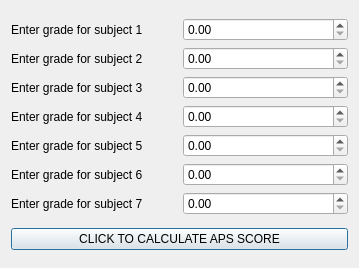
<?xml version="1.0" encoding="UTF-8"?>
<ui version="4.0">
 <class>Dialog</class>
 <widget class="QDialog" name="Dialog">
  <property name="geometry">
   <rect>
    <x>0</x>
    <y>0</y>
    <width>359</width>
    <height>268</height>
   </rect>
  </property>
  <property name="windowTitle">
   <string>APS SCORE</string>
  </property>
  <layout class="QGridLayout" name="gridLayout_2">
   <item row="0" column="0">
    <layout class="QGridLayout" name="gridLayout">
     <item row="0" column="0">
      <layout class="QVBoxLayout" name="verticalLayout">
       <item>
        <widget class="QLabel" name="label">
         <property name="text">
          <string>Enter grade for subject 1</string>
         </property>
        </widget>
       </item>
       <item>
        <widget class="QLabel" name="label_2">
         <property name="text">
          <string>Enter grade for subject 2</string>
         </property>
        </widget>
       </item>
       <item>
        <widget class="QLabel" name="label_3">
         <property name="text">
          <string>Enter grade for subject 3</string>
         </property>
        </widget>
       </item>
       <item>
        <widget class="QLabel" name="label_4">
         <property name="text">
          <string>Enter grade for subject 4</string>
         </property>
        </widget>
       </item>
       <item>
        <widget class="QLabel" name="label_5">
         <property name="text">
          <string>Enter grade for subject 5</string>
         </property>
        </widget>
       </item>
       <item>
        <widget class="QLabel" name="label_6">
         <property name="text">
          <string>Enter grade for subject 6</string>
         </property>
        </widget>
       </item>
       <item>
        <widget class="QLabel" name="label_7">
         <property name="text">
          <string>Enter grade for subject 7</string>
         </property>
        </widget>
       </item>
      </layout>
     </item>
     <item row="0" column="1">
      <layout class="QVBoxLayout" name="verticalLayout_2">
       <item>
        <widget class="QDoubleSpinBox" name="doubleSpinBox"/>
       </item>
       <item>
        <widget class="QDoubleSpinBox" name="doubleSpinBox_2"/>
       </item>
       <item>
        <widget class="QDoubleSpinBox" name="doubleSpinBox_3"/>
       </item>
       <item>
        <widget class="QDoubleSpinBox" name="doubleSpinBox_4"/>
       </item>
       <item>
        <widget class="QDoubleSpinBox" name="doubleSpinBox_5"/>
       </item>
       <item>
        <widget class="QDoubleSpinBox" name="doubleSpinBox_6"/>
       </item>
       <item>
        <widget class="QDoubleSpinBox" name="doubleSpinBox_7"/>
       </item>
      </layout>
     </item>
    </layout>
   </item>
   <item row="1" column="0">
    <widget class="QPushButton" name="pushButton">
     <property name="text">
      <string>CLICK TO CALCULATE APS SCORE</string>
     </property>
     <property name="icon">
      <iconset theme="emblem-default"/>
     </property>
    </widget>
   </item>
  </layout>
 </widget>
 <resources/>
 <connections/>
</ui>
